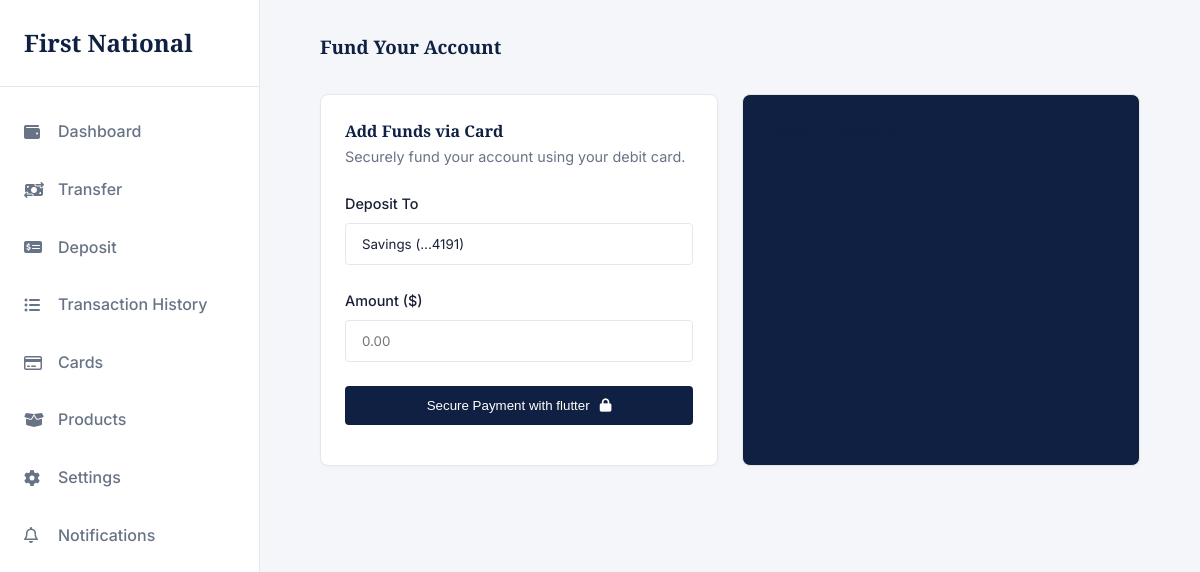
Page /deposit/ (signed in) on the earlier database version.
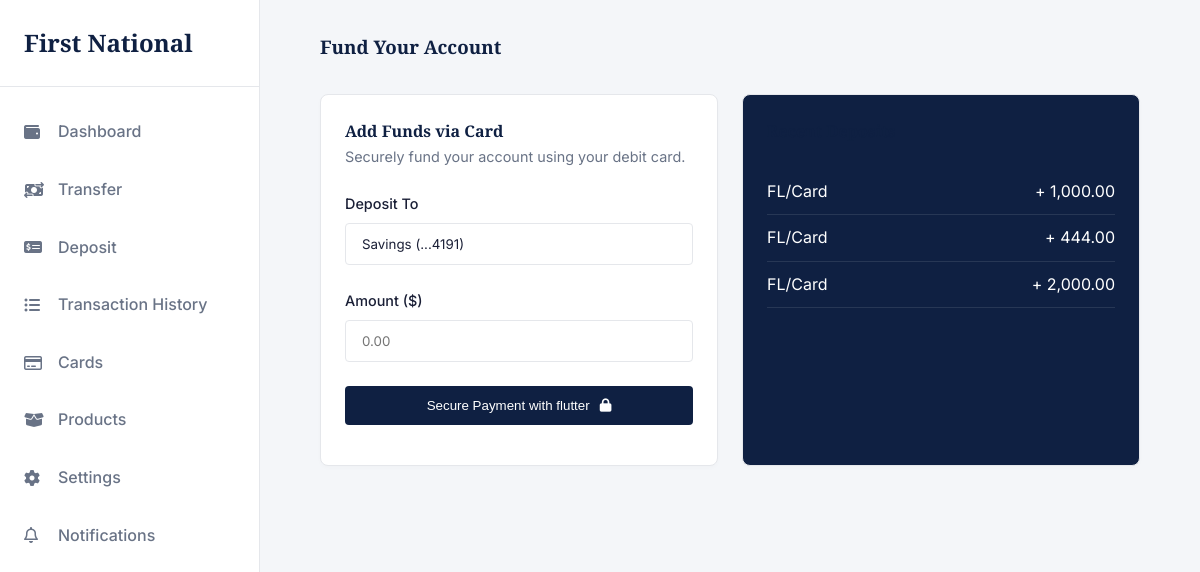
Same page on the later database version.
### app/models.py (models this page shows, shortened)
class Transaction(models.Model):
    class TransactionType(models.TextChoices):
        DEPOSIT    = "DEPOSIT",    "Deposit"
        WITHDRAWAL = "WITHDRAWAL", "Withdrawal"
        TRANSFER   = "TRANSFER",   "Transfer"
        REVERSAL   = "REVERSAL",   "Reversal"
    class Status(models.TextChoices):
        PENDING   = "PENDING",   "Pending"
        COMPLETED = "COMPLETED", "Completed"
        FAILED    = "FAILED",    "Failed"
        REVERSED  = "REVERSED",  "Reversed"
    id              = models.UUIDField(primary_key=True, default=uuid.uuid4, editable=False)
    account         = models.ForeignKey(Account, on_delete=models.PROTECT, related_name="transactions")
    transaction_type = models.CharField(max_length=20, choices=TransactionType.choices)
    amount          = models.DecimalField(max_digits=18, decimal_places=2)
    balance_before  = models.DecimalField(max_digits=18, decimal_places=2)
    balance_after   = models.DecimalField(max_digits=18, decimal_places=2)
    description     = models.TextField(blank=True)
    reference       = models.CharField(max_length=100, unique=True, db_index=True)  # idempotency key
    status          = models.CharField(max_length=20, choices=Status.choices, default=Status.PENDING)
    counterpart_account = models.ForeignKey(
        Account,
        null=True, blank=True,
        on_delete=models.SET_NULL,
        related_name="incoming_transfers",
    )
    created_at = models.DateTimeField(auto_now_add=True, db_index=True)
    updated_at = models.DateTimeField(auto_now=True)
    class Meta:
        db_table = "transactions"
        ordering = ["-created_at"]

### app/views.py (the view)
# urls.py: path('deposit/', deposit, name='deposit'),
def deposit(request):
    account = get_object_or_404(Account, id=request.user.account.id)
    recents = Transaction.objects.filter(account=request.user.account, transaction_type="DEPOSIT")[:4]
    context = {
        'account': account,
        'flw_public_key': settings.FLW_PUBLIC_KEY,
        'recents': recents
    }
    return render(request, 'User/deposit.html', context)

### templates/User/deposit.html (shortened to what this page needs)
{% extends 'base.html' %}
{% load static %}
{% load humanize %}
{% block content %}
        <main class="main-content">
            <div class="top-bar"><h3>Fund Your Account</h3></div>
            <div class="grid-2">
                <div class="card">
                    <h4>Add Funds via Card</h4>
                    <p style="font-size: 0.9rem; color: var(--text-secondary); margin-bottom: 1.5rem;">Securely fund your account using your debit card.</p>
                    <form id="deposit-form">
                        <div class="form-group">
                            <label>Deposit To</label>
                            <input class="form-control" readonly value='Savings (...{{account.account_genID|slice:"-4:"}})'>
                        </div>
                        <div class="form-group">
                            <label>Amount ($)</label>
                            <input type="number" class="form-control"
                               id="deposit-amount"
                               placeholder="0.00"
                               min="1">
                        </div>
                        <button type="button" id="pay-btn"  class="btn btn-primary" style="width: 100%; display: flex; align-items: center; justify-content: center; gap: 10px;">
                            Secure Payment with flutter<i class="fa-solid fa-lock"></i>
                        </button>
                    </form>
                </div>
                <div class="card" style="background-color: var(--brand-primary); color: white;">
                    <h4>Recent Deposits</h4>
                    <div style="margin-top: 1.5rem;">
                        {% for x in recents %}
                        <div style="display: flex; justify-content: space-between; padding: 10px 0; border-bottom: 1px solid rgba(255,255,255,0.1);">
                            <span>{{x.description}}</span>
                            <span>+ {{x.amount|intcomma}}</span>
                        </div>
                        {% endfor %}
                    </div>
                </div>
            </div>
        </main>
{% endblock %}

Differences in the rows shown:
added Transaction: description "FL/Card", amount "1,000.00"
added Transaction: description "FL/Card", amount "444.00"
added Transaction: description "FL/Card", amount "2,000.00"
